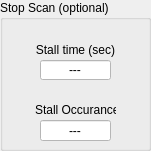
              <widget class="QGroupBox" name="groupBox_11">
               <property name="geometry">
                <rect>
                 <x>230</x>
                 <y>390</y>
                 <width>151</width>
                 <height>151</height>
                </rect>
               </property>
               <property name="title">
                <string>Stop Scan (optional)</string>
               </property>
               <widget class="QLineEdit" name="OTA_StallTime">
                <property name="geometry">
                 <rect>
                  <x>40</x>
                  <y>60</y>
                  <width>71</width>
                  <height>20</height>
                 </rect>
                </property>
                <property name="styleSheet">
                 <string notr="true">background-color: rgb(255, 255, 255);</string>
                </property>
                <property name="text">
                 <string>---</string>
                </property>
                <property name="alignment">
                 <set>Qt::AlignCenter</set>
                </property>
               </widget>
               <widget class="QLineEdit" name="OTA_StallNum">
                <property name="geometry">
                 <rect>
                  <x>40</x>
                  <y>120</y>
                  <width>71</width>
                  <height>21</height>
                 </rect>
                </property>
                <property name="styleSheet">
                 <string notr="true">background-color: rgb(255, 255, 255);</string>
                </property>
                <property name="text">
                 <string>---</string>
                </property>
                <property name="alignment">
                 <set>Qt::AlignCenter</set>
                </property>
               </widget>
               <widget class="QLabel" name="label_18">
                <property name="geometry">
                 <rect>
                  <x>30</x>
                  <y>40</y>
                  <width>91</width>
                  <height>20</height>
                 </rect>
                </property>
                <property name="text">
                 <string>Stall time (sec)</string>
                </property>
                <property name="alignment">
                 <set>Qt::AlignCenter</set>
                </property>
                <property name="buddy">
                 <cstring>OTA_StallTime</cstring>
                </property>
               </widget>
               <widget class="QLabel" name="label_19">
                <property name="geometry">
                 <rect>
                  <x>35</x>
                  <y>100</y>
                  <width>81</width>
                  <height>20</height>
                 </rect>
                </property>
                <property name="text">
                 <string>Stall Occurances</string>
                </property>
                <property name="buddy">
                 <cstring>OTA_StallNum</cstring>
                </property>
               </widget>
              </widget>
